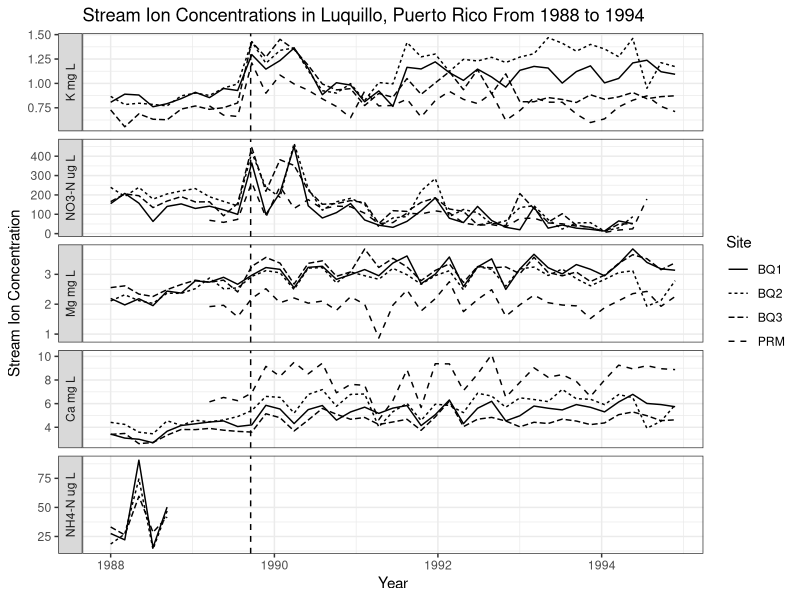

This figure's R source:
## ---- chunk 1
#| echo: false
#| warning: false

library(tidyverse)
clean_comb_piv <- read_csv("../output/clean_combine_pivot.csv")
ggplot(
  data = clean_comb_piv,
  mapping = aes(
    x = window_start,
    y = concentration,
    linetype = Site
  )
) +
  theme_bw() +
  geom_line() +
  #combine all plots in one with labels on side using facet_grid
  facet_grid(
    #create factor to put facets in correct order
    vars(factor(
      nutrient,
      levels = c('K', 'NO3-N', 'Mg', 'Ca', 'NH4-N'),
      labels = c('K mg L', 'NO3-N ug L', 'Mg mg L', 'Ca mg L', 'NH4-N ug L')
    )),
    scales = "free_y",
    switch = "y",
  ) +
  #add line representing when the hurricane was
  geom_vline(xintercept = ymd("1989-09-17"), linetype = "dashed") +
  labs(
    title = "Stream Ion Concentrations in Luquillo, Puerto Rico From 1988 to 1994",
    x = "Year",
    y = "Stream Ion Concentration"
  )
